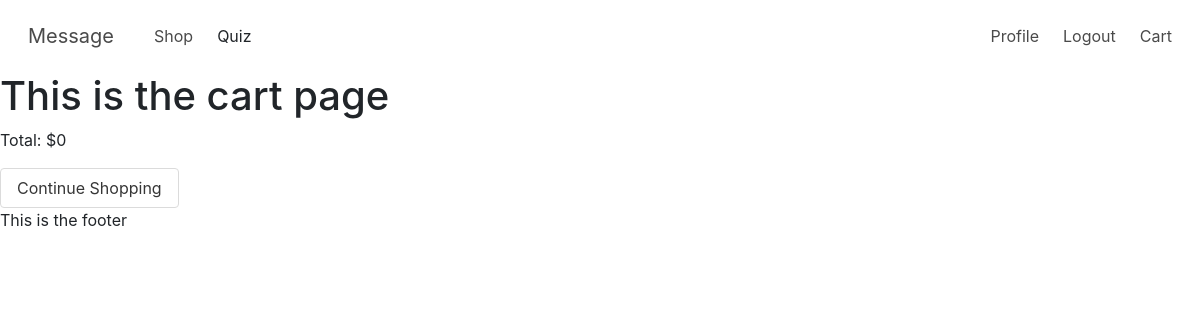
/cart (signed in), run on an earlier commit of the app's database.
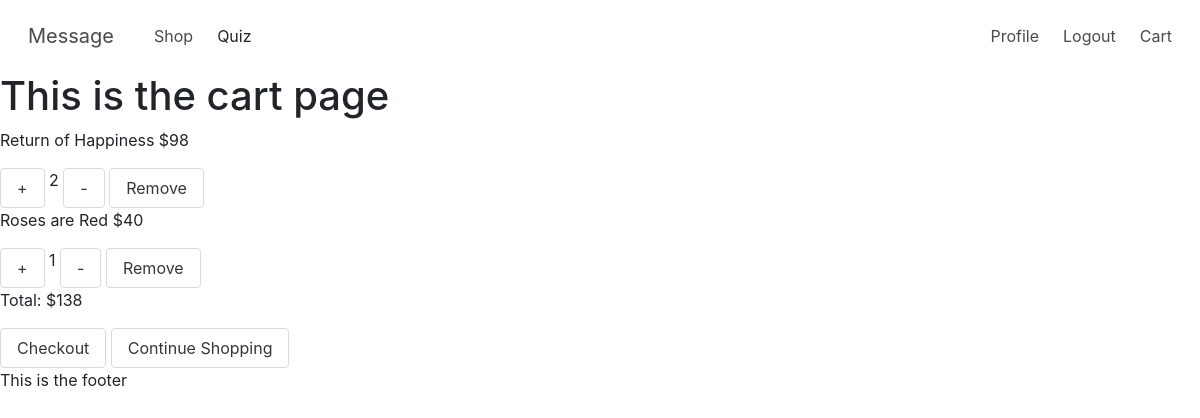
And on a later commit of the database.
### models.py (models this page shows, shortened)
class Order(Model):
    user = ForeignKeyField(model=User, backref='order')
    order_date = DateTimeField(default=datetime.datetime.now())
    total_cost = IntegerField(default=0)
    date_created = DateTimeField(default=datetime.datetime.now())
    recipient_fname = CharField(default="")
    recipient_lname = CharField(default="")
    recipient_street_address = CharField(default="")
    recipient_city = CharField(default="")
    recipient_state = CharField(default="")
    recipient_postal_code = CharField(default="")
    purchased = BooleanField(default=False)
    class Meta:
        database = DATABASE

class OrderDetails(Model):
    order = ForeignKeyField(model=Order, backref='order_details')
    product = ForeignKeyField(model=Product, backref='order_details')
    quantity = IntegerField(default=1)
    subtotal = IntegerField()
    class Meta:
        database = DATABASE

class Product(Model):
    name = CharField(unique=True)
    description = CharField()
    image = CharField()
    plant = CharField()
    meaning = CharField()
    price = IntegerField()
    data_name= CharField()
    average_rating = FloatField(default=0)
    category = ForeignKeyField(model=Category, backref='product')
    class Meta:
        database = DATABASE

### app.py (the view)
@app.route('/cart', methods=["GET"])
@login_required
def cart():
    user = current_user
    order = models.Order.select().where(models.Order.user == user.id, models.Order.purchased==False).get()
    cart = models.OrderDetails.select().where(models.OrderDetails.order_id == order.id)
    return render_template("cart.html", cart=cart, order=order)

### app.py (called while the page is built)
@login_manager.user_loader
def load_user(userid):
    try:
        return models.User.get(models.User.id == userid)
    except models.DoesNotExist:
        return None

@app.before_request
def before_request():
    g.db = models.DATABASE
    g.db.connect()
    g.user = current_user

@app.after_request
def after_request(response):
    g.db.close()
    return response

### templates/cart.html
{% extends "layout.html" %}
{% block content %}
<h1>This is the cart page</h1>
{% for item in cart %}
    <p>{{item.product.name}} ${{item.subtotal}}</p>
    <a href="/add_to_cart/{{item.product.id}}" class="button">+</a>
    {{item.quantity}}
    <a href="/subtract_from_cart/{{item.id}}" class="button">-</a>
    <a href="/remove_from_cart/{{item.id}}" class="button">Remove</a>
{% endfor %}
<p>Total: ${{order.total_cost}}</p>
{% if cart %}
    <a href="/shipping" class="button">Checkout</a>
{% endif %}
<a href="/shop" class="button">Continue Shopping</a>
{% endblock %}

### templates/layout.html (shortened to what this page needs)
<!DOCTYPE html>
<html lang="en">
  <head>
    <link rel="stylesheet" href="https://cdnjs.cloudflare.com/ajax/libs/bulma/0.7.4/css/bulma.min.css">
    <link rel="stylesheet" href="https://stackpath.bootstrapcdn.com/bootstrap/4.3.1/css/bootstrap.min.css">
    <link rel=“stylesheet” href=“https://cdnjs.cloudflare.com/ajax/libs/animate.css/3.7.0/animate.min.css”>
    <link rel="stylesheet" href="{{ url_for('static', filename='main.css')}}">
</head>
  <body>
    <nav class="navbar" role="navigation" aria-label="main navigation">
        <div class="navbar-brand">
            <a class="navbar-item" href="{{url_for('index')}}" title="index">Message</a>
        </div>
        <div id="navbarBasic" class="navbar-menu">
            <div class="navbar-start">
                <a class="navbar-item" href="{{url_for('shop')}}" title="shop">Shop</a>
                <a class="navbar-item" title="quiz">Quiz</a>
            </div>
            <div class="navbar-end">
                {% if current_user.is_authenticated %}
                <a class="navbar-item" href="{{url_for('profile')}}" title="logout">Profile</a>
                <a class="navbar-item" href="{{url_for('logout')}}" title="logout">Logout</a>
                {% else %}
                <a class="navbar-item" href="{{url_for('login')}}">Login</a>
                <a class="navbar-item" href="{{url_for('signup')}}">Signup</a>
                {% endif %}
                <a class="navbar-item" href="{{url_for('cart')}}" title="cart">Cart</a>
            </div>
        </div>
    </nav>
    {% block content %}
    {% endblock %}
    <footer>
        <p>This is the footer</p>
    </footer>
</body>
</html>

### static/main.css (style rules this page uses)
.navbar-brand { display: flex; }

What changed in the data, as far as the page shows it:
added OrderDetails: product.name "Return of Happiness", subtotal "98", quantity "2"
added OrderDetails: product.name "Roses are Red", subtotal "40", quantity "1"
changed Order: total_cost "0" → "138"
Also different on the page:
text now shown: "Checkout"
